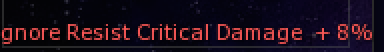
#> input picture image.png, 192 x 26 px (shown 2 times larger)
$ python -i ocr_engine.py   (imports and definitions only)
#> lines starting #> are read from the running program, lines starting #| are printed output that depends on the picture
### unified_game_automation/core/paths.py
from pathlib import Path
import sys


def resource_root():
    return Path(getattr(sys, "_MEIPASS", Path(__file__).resolve().parents[1]))


def writable_root():
    return Path(sys.executable).parent if getattr(sys, "frozen", False) else Path(__file__).resolve().parents[1]

### unified_game_automation/core/ocr_engine.py
# Tesseract OCR engine wrapper
# Replaces PaddleOCR functionality from arrival_skill_ocr

import pytesseract
from PIL import Image
import re
import os
import sys

class OCREngine:
    def __init__(self, status_callback=None):
        """Initialize the Tesseract OCR engine"""
        self.status_callback = status_callback

        from core.paths import resource_root
        import threading
        from collections import OrderedDict
        tesseract_dir = resource_root() / "Tesseract"
        self.tessdata_dir = str(tesseract_dir / "tessdata").replace("\\", "/")
        os.environ["TESSDATA_PREFIX"] = self.tessdata_dir
        self.tesseract_path = str(tesseract_dir / "tesseract.exe")
        pytesseract.pytesseract.tesseract_cmd = self.tesseract_path
        self.timeout_seconds = 4.0
        self.cache_ttl = 0.75
        self._cache = OrderedDict()
        self._cache_lock = threading.RLock()
        self._local = threading.local()
        self.metrics = {"calls": 0, "cache_hits": 0, "seconds": 0.0}

    @property
    def last_error(self):
        return getattr(self._local, "error", "")

    def invalidate_cache(self):
        with self._cache_lock:
            self._cache.clear()

    # [4 lines left out: function diagnostics, not called in this run]

    def update_status(self, message):
        """Update status via callback if available"""
        if self.status_callback:
            self.status_callback(message)

    def _ensure_pil_image(self, image):
        """Ensure input image is a PIL Image object (converts numpy arrays if needed)"""
        if image is None:
            return None
        if not isinstance(image, Image.Image):
            try:
                import numpy as np
                if isinstance(image, np.ndarray):
                    if image.ndim == 3 and image.shape[2] == 3:
                        image = Image.fromarray(np.uint8(image)).convert('RGB')
                    elif image.ndim == 2:
                        image = Image.fromarray(np.uint8(image)).convert('L')
                    else:
                        image = Image.fromarray(np.uint8(image))
            except ImportError:
                pass
        return image

    def extract_text(self, image, config=None, fresh=False):
        import hashlib
        import time
        self._local.error = ""
        try:
            image = self._ensure_pil_image(image)
            if image is None:
                self._local.error = "No image"
                return ""
            # pytesseract uses shlex(posix=False) on Windows, preserving quotes
            # inside argv. Use TESSDATA_PREFIX instead of a split config path.
            tess_config = config or ""
            key = (image.size, image.mode, tess_config,
                   hashlib.blake2b(image.tobytes(), digest_size=16).digest())
            with self._cache_lock:
                now = time.monotonic()
                cached = self._cache.get(key)
                if not fresh and cached and now-cached[0] < self.cache_ttl:
                    self.metrics["cache_hits"] += 1
                    return cached[1]
                started = time.monotonic()
                self.metrics["calls"] += 1
                try:
                    text = pytesseract.image_to_string(image, config=tess_config, timeout=self.timeout_seconds)
                finally:
                    self.metrics["seconds"] += time.monotonic()-started
                if text.strip():
                    self._cache[key] = (time.monotonic(), text)
                    self._cache.move_to_end(key)
                    while len(self._cache) > 32:
                        self._cache.popitem(last=False)
                return text
        except Exception as exc:
            self._local.error = str(exc)
            self.update_status(f"OCR error: {exc}")
            return ""

    # [42 lines left out: functions extract_pet_text, extract_pet_reading, not called in this run]

    def extract_numbers(self, image):
        from PIL import ImageEnhance, ImageFilter
        image = self._ensure_pil_image(image)
        if image is None:
            return ""
        image = ImageEnhance.Contrast(image.convert('L')).enhance(2.0).filter(ImageFilter.SHARPEN)
        return self.extract_text(image, '--psm 7 --oem 1 -c tessedit_char_whitelist=0123456789/')

    # [38 lines left out: functions parse_stellar_text, parse_arrival_text, not called in this run]

    def find_numbers(self, text):
        """Find all numbers in text"""
        return re.findall(r"\d+", text)

>>> from PIL import Image
>>> picture = Image.open('../../image.png')
#> picture is the input picture: PIL image 192x26 RGB; mean R, G, B 28.1, 13.1, 25.8
>>> result = OCREngine().extract_numbers(picture)
#> in extract_numbers, `image = ImageEnhance.Contrast(image.convert('L')).enhance(2.0).filter(..`:
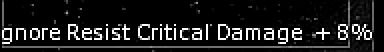
#> image: PIL image 192x26 L (shown 2 times larger); min 0, max 255, mean 28.8
#> result = ''
